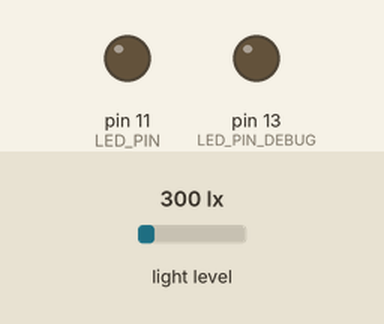
This sketch was run on a simulated Arduino Uno, built with avr-gcc and run on an emulated ATmega328P. Shown: output pins drawn as LEDs (lit = HIGH). The test bench sets the inputs (shaded band); at power-on: light level 300 lx.

Above: at 1.2 s.
1.3 s: light level set to 1466 lx
7.5 s: light level set to 1537 lx
At 9.1 s:
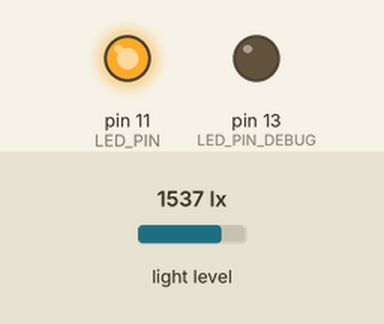
13.5 s: light level set to 40 lx
At 15.0 s:
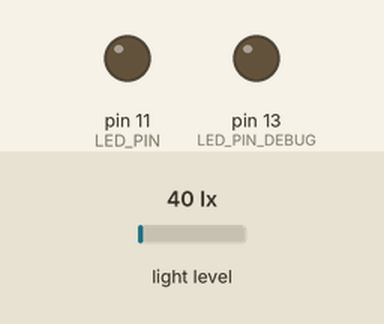
19.5 s: light level set to 1960 lx
At 20.9 s:
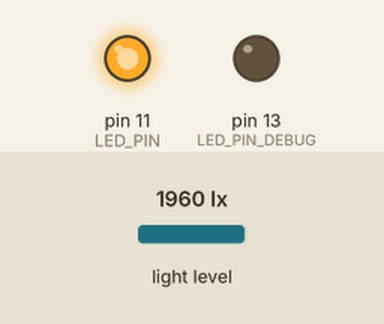
Timing chart, 0 to 22.5 s (numbered marks = the images above; inputs shaded):
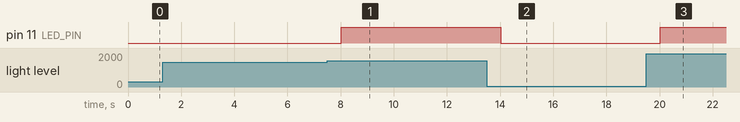

Measured:
- the behaviour switches between 1500 and 1501 lx on light level (found by bisection; images 0 and 1)
- after the input at 7.5 s, pin 11 (LED_PIN): LOW → HIGH after 0.52 s
- after the input at 13.5 s, pin 11 (LED_PIN): HIGH → LOW after 0.52 s
- after the input at 19.5 s, pin 11 (LED_PIN): LOW → HIGH after 0.53 s

The sketch:

lightbulb-arduino.ino
```cpp
/*
 * @date    2.06.2015
 * @author  Alexander Rüedlinger <a.rueedlinger@gmail.com>
 *
 *
 * !!!PLEASE USE FOR THE RF433 MHZ TRANSMITTER
 * A FULLY CHARGED 9 VOLT BATTERY!!!
 *
 *
 * Skeleton for a I2C light bulb device.
 *
 * Commands:
 * - 0x01 : Turns the lightbulb on.
 * - 0x02 : Turns the lightbulb off.
 * - 0x09 : Retrieves the state of the lightbulb.
 * - 0x0A : Retrieves the illuminance value of the sensor.
 *
 */

// sensor
#include <Adafruit_Sensor.h>
#include <Adafruit_TSL2561_U.h>

// rc switch
#include <RCSwitch.h>
RCSwitch rc_switch = RCSwitch();
#define RC_SWITCH_PIN 3
#define ADDRESS_CODE 1
#define CHANNEL_CODE 4

// led
#define LED_PIN 11
#define LED_PIN_DEBUG 13

 // i2c
#include <Wire.h>
#define SLAVE_ADDRESS 0x04

// commands
#define CMD_LIGHT_ON 0x01
#define CMD_LIGHT_OFF 0x02
#define CMD_READ_STATE 0x09
#define CMD_READ_ILLUMINANCE 0x0A

// light sensor
Adafruit_TSL2561_Unified tsl = Adafruit_TSL2561_Unified(TSL2561_ADDR_FLOAT, 12345);

#define LUX_TRESHOLD 1500
long lux_value = 0;

int received_cmd = 0x00;

void switch_on();
void switch_off();
void clear_cmd();
void receive_data(int byte_count);

void send_state();

void send_data(char c);
void send_int32(long value);
void send_int16(int value);
void send_float(float value);

void update_sensor_value();
void update_led();
int is_light_on();


void setup() {
  Serial.begin(9600);
  pinMode(LED_PIN, OUTPUT);
  pinMode(LED_PIN_DEBUG, OUTPUT);

  rc_switch.enableTransmit(RC_SWITCH_PIN);

  if(!tsl.begin()) { // i2c sensor
    Serial.println("Could not find a valid TSL2561 sensor, check wiring!");
  }

  // initialize i2c as slave
  Wire.begin(SLAVE_ADDRESS);

  // define callbacks for i2c communication
  Wire.onReceive(receive_data);
  Wire.onRequest(send_data);
}


/*
 * Main loop.
 */

unsigned long last_update = millis();
#define INTERVAL 2000

void loop() {
  if(millis() - last_update > INTERVAL) {
    last_update = millis();
    update_sensor_value();
    update_led();
    digitalWrite(LED_PIN_DEBUG, HIGH);
  } else {
   digitalWrite(LED_PIN_DEBUG, LOW);
  }

  if(received_cmd == CMD_LIGHT_ON) {
    switch_on();
    clear_cmd();
  } else if(received_cmd == CMD_LIGHT_OFF) {
    switch_off();
    clear_cmd();
  }
}


/*
 * Updates the illuminance sensor value.
 */
void update_sensor_value() {
  sensors_event_t event;
  tsl.getEvent(&event);
  lux_value = event.light;
}


/*
 * Updates the led.
 */
void update_led(){
 if(lux_value > LUX_TRESHOLD) {
  digitalWrite(LED_PIN, HIGH);
 } else {
  digitalWrite(LED_PIN, LOW);
 }
}


/*
 * Sets the current processed cmd to zero.
 */
void clear_cmd() {
 received_cmd = 0;
}


/*
 * Turns on the light.
 */
void switch_on() {
  rc_switch.switchOn(ADDRESS_CODE, CHANNEL_CODE);
}


/*
 * Turns off the light.
 */
void switch_off() {
  rc_switch.switchOff(ADDRESS_CODE, CHANNEL_CODE);
}


/*
 * i2c receive data.
 */
void receive_data(int byte_count){
  while(Wire.available()) {
   received_cmd = Wire.read();
  }
}


/*
 * i2c send data.
 */
void send_data(){
  if(received_cmd == CMD_READ_STATE) {
    send_state();
    clear_cmd();
  } else if(received_cmd == CMD_READ_ILLUMINANCE) {
    send_int32(lux_value);
    clear_cmd();
  }
}


/*
 * Send the state of this light bulb over the i2c bus.
 */
void send_state() {
  char data[] = {
    lux_value > LUX_TRESHOLD
  };
  Wire.write(data, 1);
}


/*
 * Sends a float in the big-endian format over the i2c bus.
 */
void send_float(float value_f) {
  float *v = &value_f;
  long *vl = (long*) v;
  long value_l = *vl;

  char data[4] = {
    (value_l & 0xff000000) >> 24,
    (value_l & 0x00ff0000) >> 16,
    (value_l & 0x0000ff00) >> 8,
    value_l & 0x000000ff
  };
  Wire.write(data, 4);
}


/*
 * Sends a byte over the i2c bus.
 */
void send_byte(char b) {
  char data[] = { b };
  Wire.write(data, 1);
}


/*
 * Sends an 32 bit integer in the big-endian format over the i2c bus.
 */
void send_int32(long value_l) {
  char data[4] = {
    (value_l & 0xff000000) >> 24,
    (value_l & 0x00ff0000) >> 16,
    (value_l & 0x0000ff00) >> 8,
    value_l & 0x000000ff
  };
  Wire.write(data, 4);
}


/*
 * Sends an 16 bit integer in the big-endian format over the i2c bus.
 */
void send_int16(int value_i) {
  char data[2] = {
    (value_i & 0xff00) >> 8,
    value_i & 0x00ff
  };
  Wire.write(data, 2);
}
```
